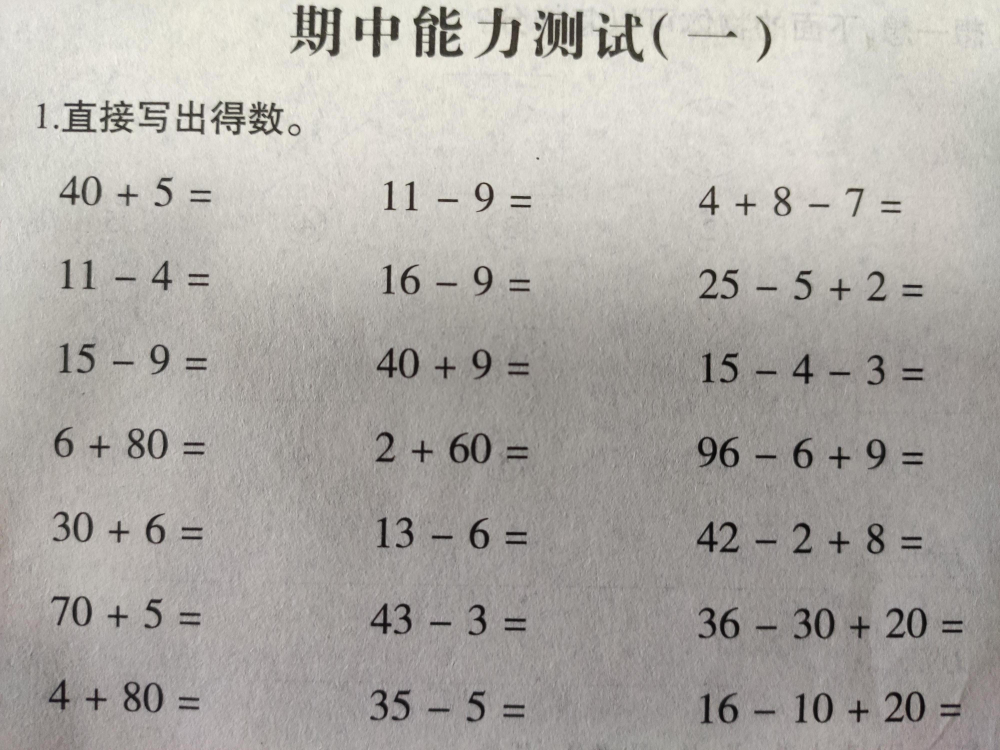
#> input picture OCR_Test/pictures/IMG_20200212_151933.jpg, 4000 x 3000 px, given in place of pp.jpg, which was not available (shown at 1/4 size)
$ python split.py
#> lines starting #> are read from the running program, lines starting #| are printed output that depends on the picture; pictures that were not available may be replaced by others from this repository, and a replacement may not be noted
from matplotlib import pyplot as plt
import numpy as np
import cv2

rawimg = cv2.imread(r"E:\OCR\OCR_Test\pp.jpg")
#> rawimg is the input picture: shape (3000, 4000, 3); mean B, G, R 166.1, 171, 174.4
fig = plt.figure(figsize=(10,15))
fig.add_subplot(2,3,1)
plt.title("raw image")
plt.imshow(rawimg)

fig.add_subplot(2,3,2)
plt.title("grey scale image")
# 在处理之前，我们首先应该将图像去RGB，即在它对应的灰度图像上进行处理。
# 我们可以使用opencv python库中的cvtColor函数来实现到灰度图像的转换
grayscaleimg = cv2.cvtColor(rawimg,cv2.COLOR_BGR2GRAY)
plt.imshow(grayscaleimg,cmap='gray')

# 然后，我们需要对图片进行归一化，这样可以减少最后分割出的数字中的噪声
# 这里我们采取了对每个像素减去图像总像素的平均数，并设置阈值50以下的像素归零来实现归一化
# 这样基本上背景像素就变成0了
grayscaleimg = grayscaleimg - int(np.mean(grayscaleimg))
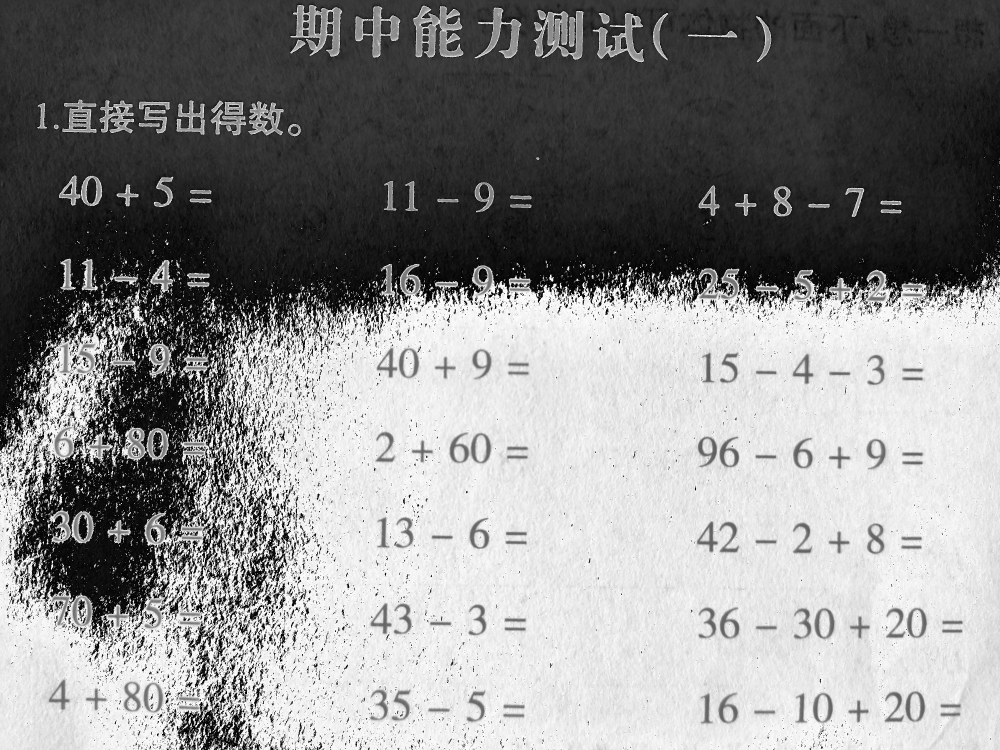
#> grayscaleimg: shape (3000, 4000) (shown at 1/4 size); min 0, max 255, mean 139.8
grayscaleimg[grayscaleimg < 50] = 0
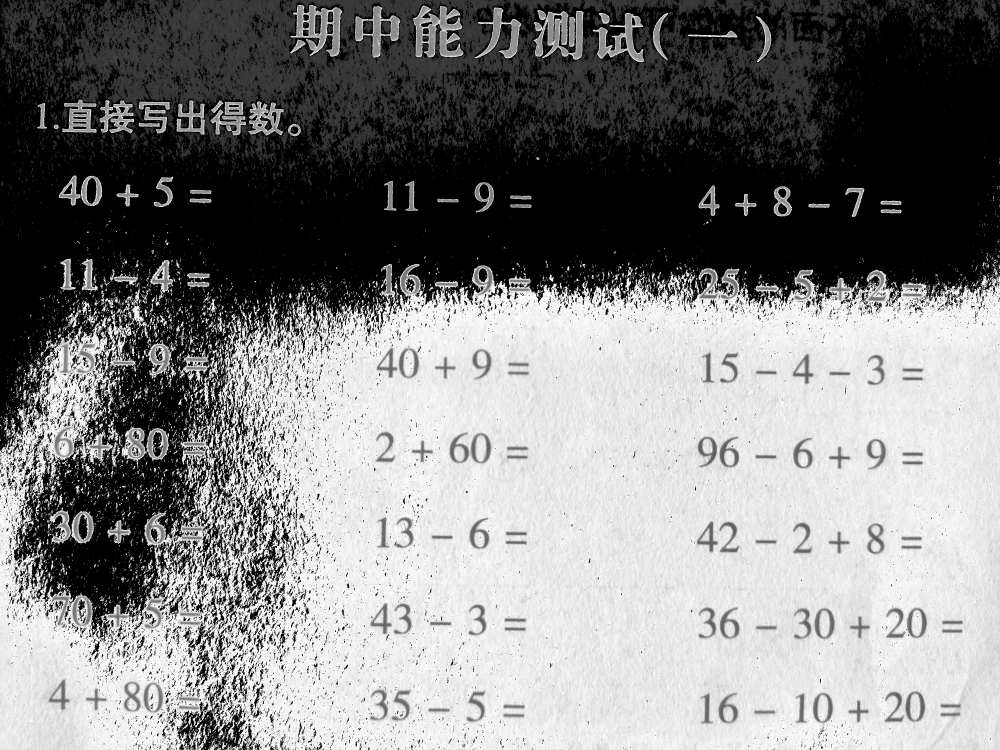
#> grayscaleimg: shape (3000, 4000) (shown at 1/4 size); min 0, max 255, mean 130.7

# counting non-zero value by row , axis y
# 可以得到字符高的边界
row_nz = []
for row in grayscaleimg.tolist():
    row_nz.append(len(row) - row.count(0))
#> after the loop, row_nz = 3000 values, max 3887 at index 2809, min 1 at index 874, mean 2555.9
fig.add_subplot(2,3,3)
plt.title("non-zero values on y (by row)")
plt.plot(row_nz)

# counting non-zero value by column, x axis
# 可以得到字符宽的边界，波形的波谷即间隔
col_nz = []
for col in grayscaleimg.T.tolist():
    col_nz.append(len(col) - col.count(0))
#> after the loop, col_nz = 4000 values, max 2423 at index 1553, min 1058 at index 574, mean 1916.9
fig.add_subplot(2,3,4)
plt.title("non-zero values on y (by col)")
plt.plot(col_nz)


##### start split
# first find upper and lower boundary of y (row)
fig.add_subplot(2,3,5)
plt.title("y boudary deleted")
upper_y = 0
# 遇到行不为0，即有数字时，记录行数
for i,x in enumerate(row_nz):
    if x != 0:
        upper_y = i
        break
#> this loop made 1 pass
#> (x, upper_y) on pass 1: (2943, 0)
lower_y = 0
for i,x in enumerate(row_nz[::-1]):
    if x!=0:
        lower_y = len(row_nz) - i
        break
#> this loop made 1 pass
#> (x, lower_y) on pass 1: (3664, 3000)
sliced_y_img = grayscaleimg[upper_y:lower_y,:]
plt.imshow(sliced_y_img)

# then we find left and right boundary of every digital (x, on column)
column_boundary_list = []
record = False
# list[:-1],slice all the list without the last one
for i,x in enumerate(col_nz[:-1]):
	# 寻找边界i
    if (col_nz[i] == 0 and col_nz[i+1] != 0) or col_nz[i] != 0 and col_nz[i+1] == 0:
        column_boundary_list.append(i+1)
#> this loop made 3999 passes
#> x on passes 1 to 3: 1222, 1215, 1206
#> after the loop, column_boundary_list = []
img_list = []
# i是所有左边界，[i:i+2]切片得到每个字符的左右边界
xl = [ column_boundary_list[i:i+2] for i in range(0,len(column_boundary_list),2) ]
#> xl = []
for x in xl:
    img_list.append(sliced_y_img[:,x[0]:x[1]] )
#> this loop made 0 passes
#> after the loop, img_list = []

# del invalid image
# 删去宽度不大于5像素的错误图片
img_list = [ x for x in img_list if x.shape[1] > 5 ]

# show image
fig = plt.figure()
plt.title("x boudary deleted")
for i,img in enumerate(img_list):
    fig.add_subplot(3,4,i+1)
    plt.imshow(img)
    plt.imsave(r"E:\OCR\OCR_Test\%s.jpg"%i,img)

plt.show()
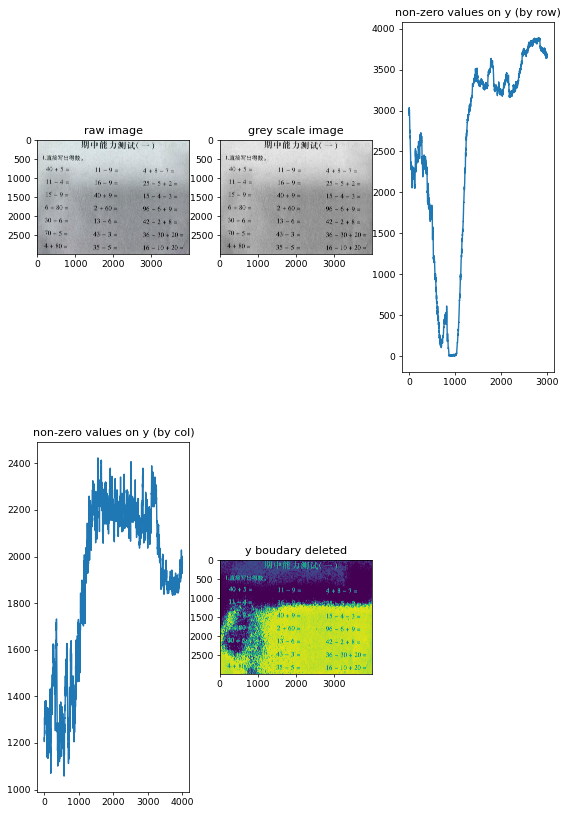
#> figure drawn by matplotlib, 5 panels; B, G, R data is drawn as R, G, B; panel 3: curve peaks at x = 2809, y = 3887; panel 4: curve peaks at x = 1553, y = 2423

$ run again, on OCR_Test/samples/11.jpg
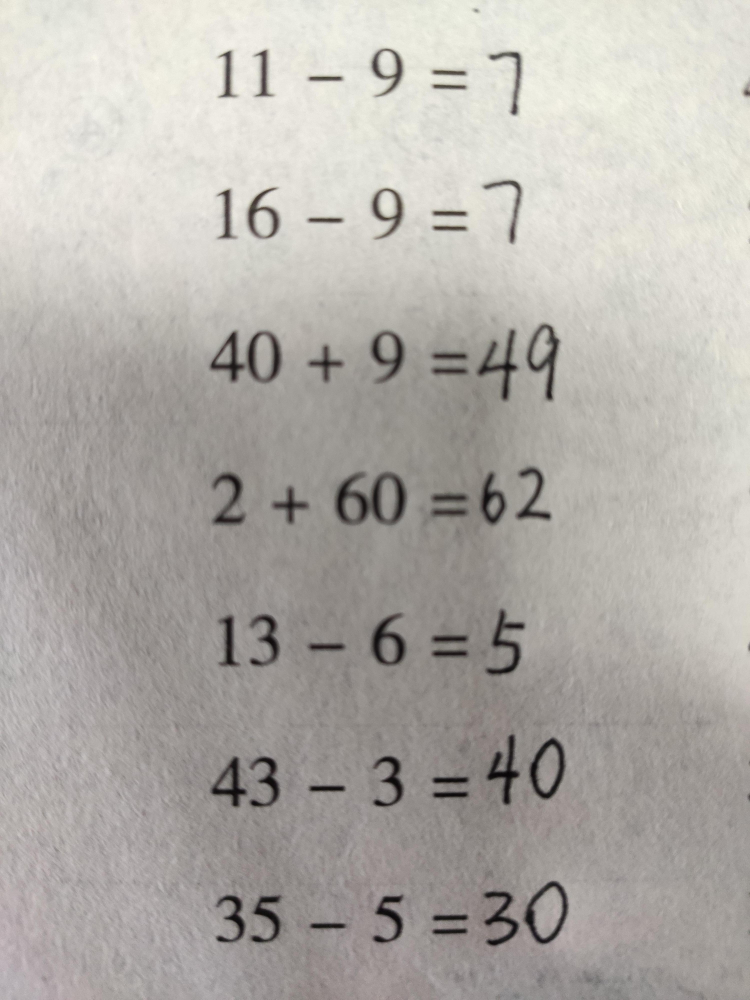
#> input picture OCR_Test/samples/11.jpg, 3000 x 4000 px, given in place of pp.jpg, which was not available (shown at 1/4 size)
#> rawimg is the input picture: shape (4000, 3000, 3); mean B, G, R 169.7, 174.8, 178.5
#> `grayscaleimg = grayscaleimg - int(np.mean(grayscaleimg))`:
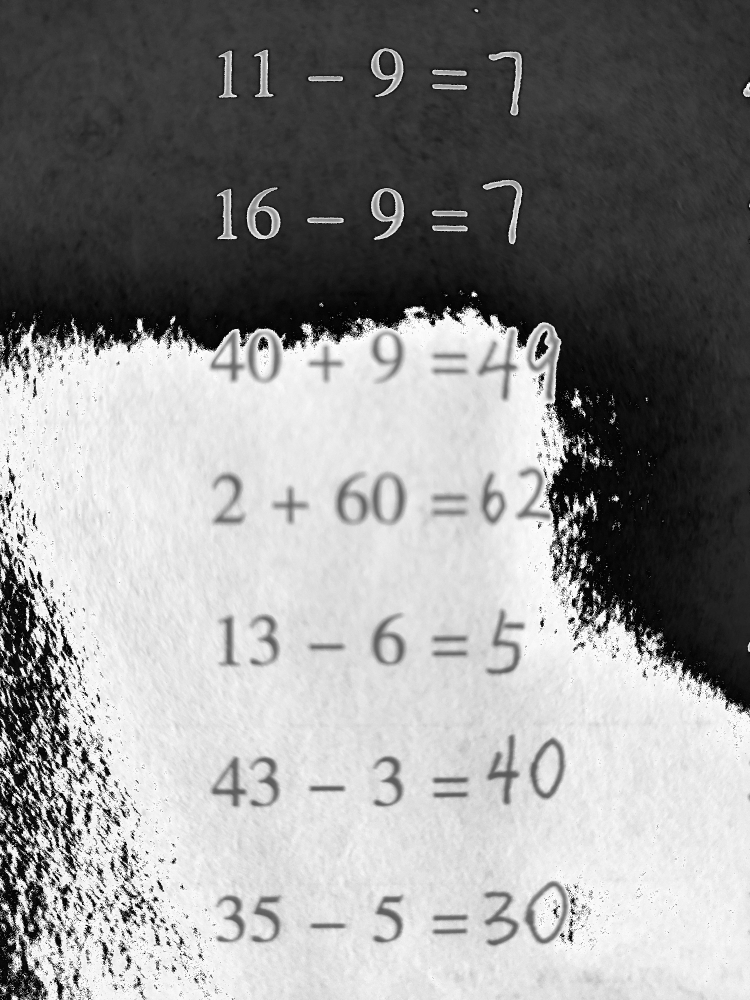
#> grayscaleimg: shape (4000, 3000) (shown at 1/4 size); min 0, max 255, mean 144.4
#> `grayscaleimg[grayscaleimg < 50] = 0`:
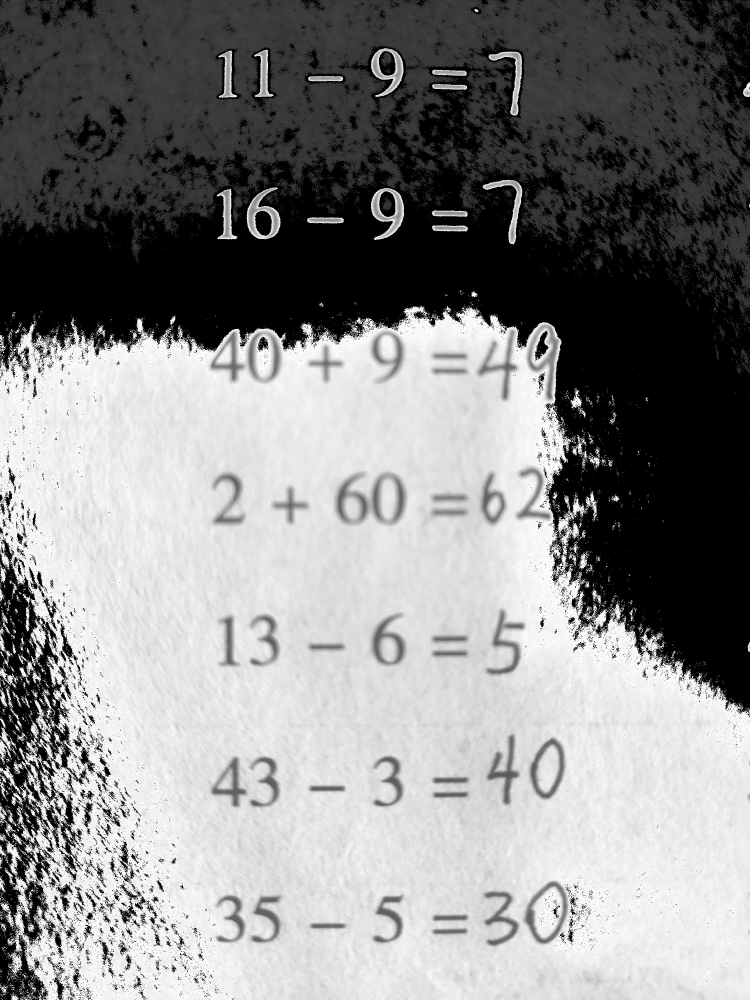
#> grayscaleimg: shape (4000, 3000) (shown at 1/4 size); min 0, max 255, mean 137.5
#> after the loop `for row in grayscaleimg.tolist():`: row_nz = 4000 values, max 2875 at index 3524, min 61 at index 1216, mean 2197.3
#> after the loop `for col in grayscaleimg.T.tolist():`: col_nz = 3000 values, max 3533 at index 906, min 1738 at index 2911, mean 2929.7
#> the loop `for i,x in enumerate(row_nz):` made 1 pass
#> (x, upper_y) on pass 1: (2263, 0)
#> the loop `for i,x in enumerate(row_nz[::-1]):` made 1 pass
#> (x, lower_y) on pass 1: (2829, 4000)
#> the loop `for i,x in enumerate(col_nz[:-1]):` made 2999 passes
#> x on passes 1 to 3: 1959, 2017, 2020
#> after the loop `for i,x in enumerate(col_nz[:-1]):`: column_boundary_list = []

$ run again, on OCR_Test/samples/2.jpg
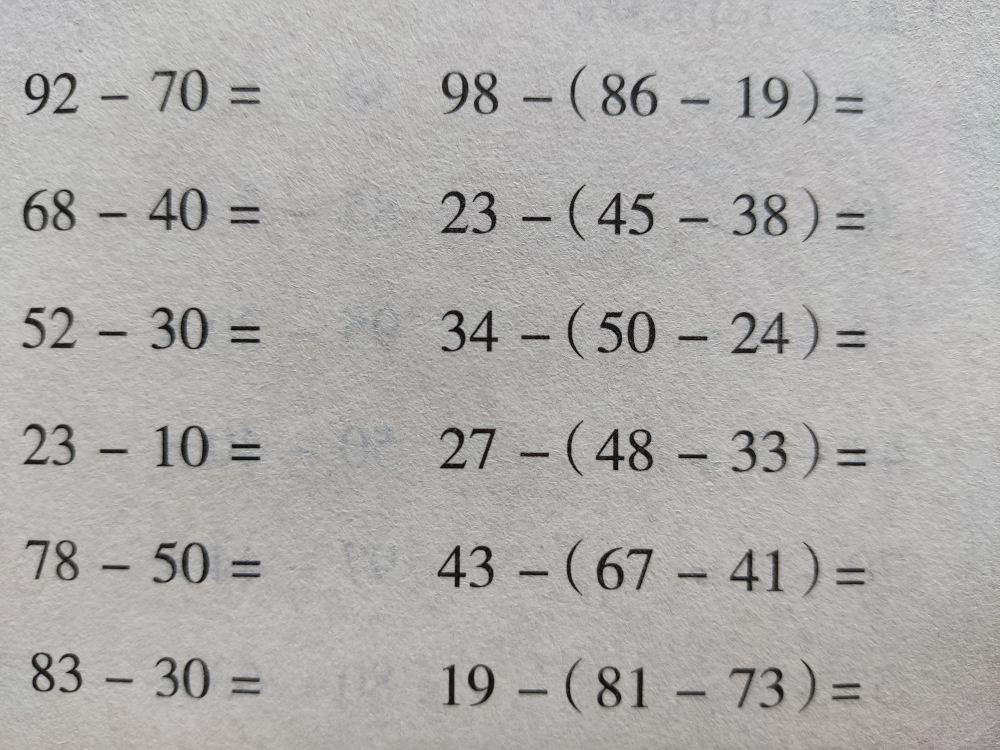
#> input picture OCR_Test/samples/2.jpg, 3000 x 2250 px, given in place of pp.jpg, which was not available (shown at 1/3 size)
#> rawimg is the input picture: shape (2250, 3000, 3); mean B, G, R 171.2, 172.9, 174.3
#> `grayscaleimg = grayscaleimg - int(np.mean(grayscaleimg))`:
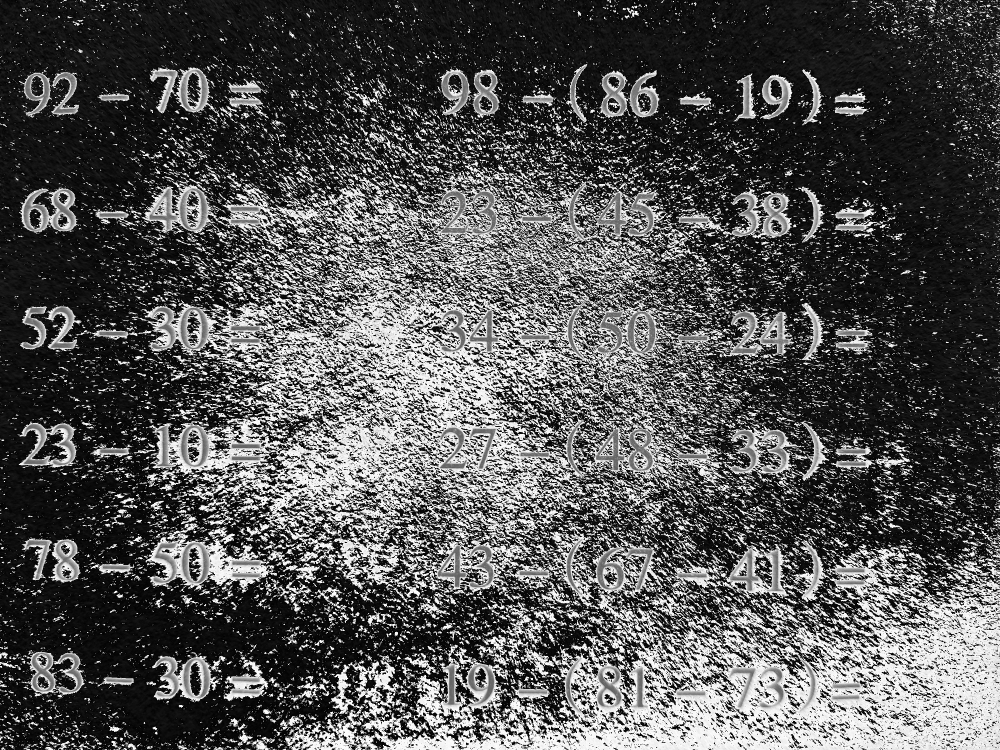
#> grayscaleimg: shape (2250, 3000) (shown at 1/3 size); min 0, max 255, mean 83.5
#> `grayscaleimg[grayscaleimg < 50] = 0`:
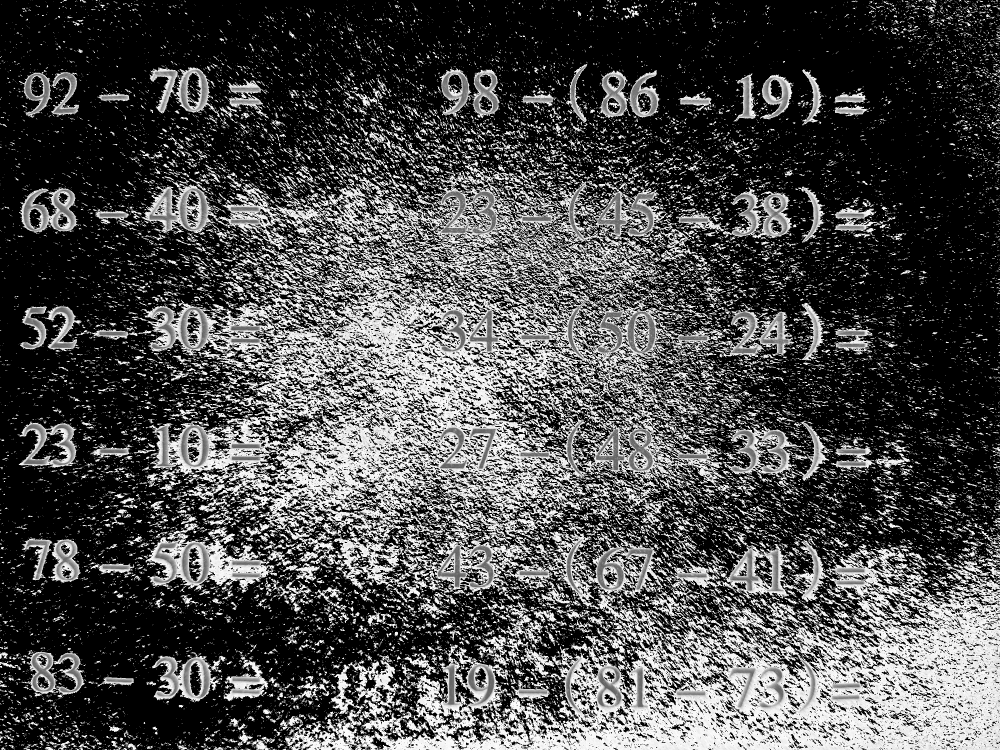
#> grayscaleimg: shape (2250, 3000) (shown at 1/3 size); min 0, max 255, mean 75.9
#> after the loop `for row in grayscaleimg.tolist():`: row_nz = 2250 values, max 2243 at index 2249, min 44 at index 101, mean 977
#> after the loop `for col in grayscaleimg.T.tolist():`: col_nz = 3000 values, max 1362 at index 1476, min 56 at index 43, mean 732.8
#> the loop `for i,x in enumerate(row_nz):` made 1 pass
#> (x, upper_y) on pass 1: (91, 0)
#> the loop `for i,x in enumerate(row_nz[::-1]):` made 1 pass
#> (x, lower_y) on pass 1: (2243, 2250)
#> the loop `for i,x in enumerate(col_nz[:-1]):` made 2999 passes
#> x on passes 1 to 3: 151, 122, 115
#> after the loop `for i,x in enumerate(col_nz[:-1]):`: column_boundary_list = []
